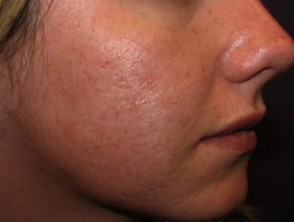
#> input picture src/utils/points/dataset/acne/acne-face-1-53__ProtectWyJQcm90ZWN0Il0_FocusFillWzI5NCwyMjIsIngiLDFd.jpg, 294 x 222 px
$ python -i reflection.py   (imports and definitions only)
#> lines starting #> are read from the running program, lines starting #| are printed output that depends on the picture; after the words box and inside, x2 and y2 are one past the last pixel; in counts of white or black regions, pixels touching at a corner belong together
import cv2
import numpy as np


# [4 lines left out: function select_object, not called in this run]


def create_mask(img):
    saturation = cv2.cvtColor(img, cv2.COLOR_RGB2HSV)[:, :, 1]
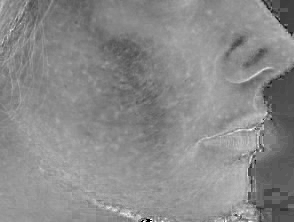
#> saturation: shape (222, 294); min 0, max 255, mean 137.5
    blur = cv2.GaussianBlur(saturation, (3, 3), 0)
    thresh = 255 - cv2.threshold(blur, 60, 255, cv2.THRESH_BINARY)[1]
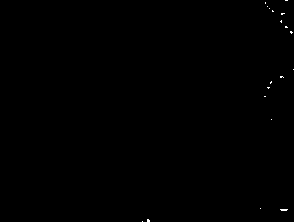
#> thresh: shape (222, 294); 0.11% white in thin lines or dots, all inside (x1, y1, x2, y2) = (142, 0, 294, 222)
    kernel = np.ones((5, 5), np.uint8)
    mask = cv2.dilate(thresh, kernel, iterations=1)
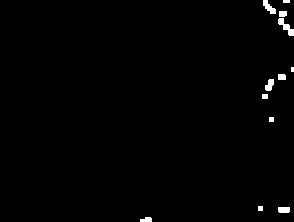
#> mask: shape (222, 294); 0.95% white; 12 white regions (1 under 20 px), largest, box (x1, y1, x2, y2) and area: (278, 18, 294, 36) 119, (263, 0, 276, 14) 94, (265, 79, 274, 91) 76
    return mask


# [56 lines left out: functions calculate_area, draw_contours, _detect_reflection, not called in this run]

class ReflectionObj():
    def __init__(self, filename, reflection_count):
        self.filename = filename
        self.reflection_count = reflection_count


# [15 lines left out: function detect_reflection, not called in this run]

>>> import cv2
>>> picture = cv2.cvtColor(cv2.imread('points/dataset/acne/acne-face-1-53__ProtectWyJQcm90ZWN0Il0_FocusFillWzI5NCwyMjIsIngiLDFd.jpg'), cv2.COLOR_BGR2RGB)
>>> result = create_mask(picture)

$ run again, on src/utils/points/dataset/acne/acne-face-2-35__ProtectWyJQcm90ZWN0Il0_FocusFillWzI5NCwyMjIsIngiLDFd.jpg
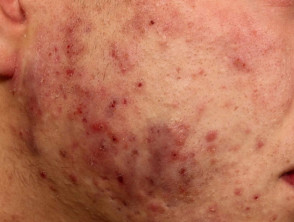
#> input picture src/utils/points/dataset/acne/acne-face-2-35__ProtectWyJQcm90ZWN0Il0_FocusFillWzI5NCwyMjIsIngiLDFd.jpg, 294 x 222 px
#> in create_mask, `saturation = cv2.cvtColor(img, cv2.COLOR_RGB2HSV)[:, :, 1]`:
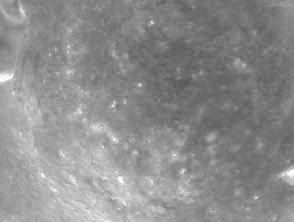
#> saturation: shape (222, 294); min 88, max 255, mean 141
#> thresh: shape (222, 294); every value is 0

$ run again, on src/utils/points/dataset/acne/acne-face-2-36__ProtectWyJQcm90ZWN0Il0_FocusFillWzI5NCwyMjIsIngiLDFd.jpg
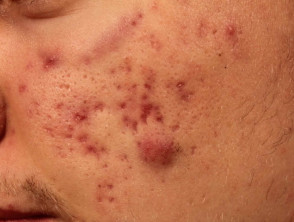
#> input picture src/utils/points/dataset/acne/acne-face-2-36__ProtectWyJQcm90ZWN0Il0_FocusFillWzI5NCwyMjIsIngiLDFd.jpg, 294 x 222 px
#> in create_mask, `saturation = cv2.cvtColor(img, cv2.COLOR_RGB2HSV)[:, :, 1]`:
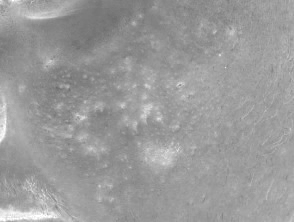
#> saturation: shape (222, 294); min 107, max 255, mean 154.3
#> thresh: shape (222, 294); every value is 0
